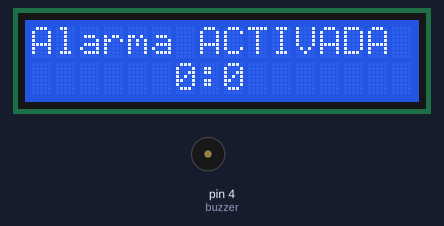
Bench run of a sketch on a simulated Arduino Uno, built with avr-gcc and run on an emulated ATmega328P. On the bench: 16×2 character LCD, buzzer (waves = sounding).

Above: at 0.1 s.
At 5.1 s:
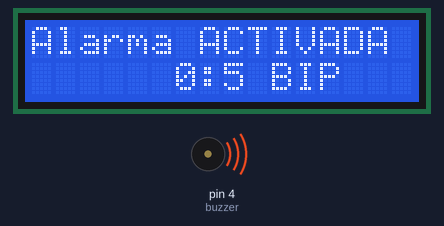
At 22.1 s:
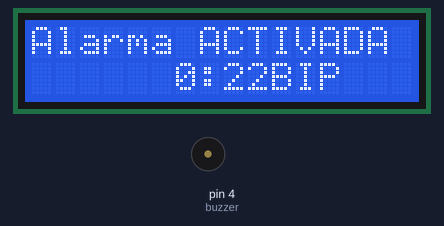
At 39.1 s:
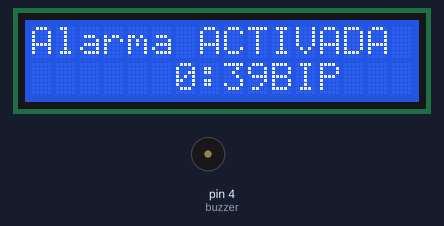
Timing chart, 0 to 40.0 s (numbered marks = the images above):
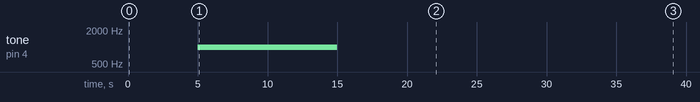

Measured:
- by itself, tone on pin 4 (buzzer): silent → 1000 Hz at 5.0 s, → silent 10.0 s later
- what the display in image 1 shows lasts 11.0 s, from 5.0 s to 16.0 s
- what the display in image 2 shows lasts 1.0 s, from 22.0 s to 23.0 s

The sketch:

temporizador-con-alarma.ino
```cpp
//Trabajo en Arduino UNO para Fundamentos de Organizacion de Computadoras
//Integrantes: Natan Fernandez de Castro - 2017105774
//             Yanina Contreras Blanco - 2017056034
//             David Valverde Villalobos - 2017121710

#include <LiquidCrystal.h> //Se incluye la libreria para la LCD
LiquidCrystal lcd(7, 8, 9, 10, 11, 12); //Se asignan los pines digitales en Arduino para la utilizacion de la LCD
const int buzzer = 4;          //Fijo el pin para el buzzer
String tope = "0:5";           //Esta es la variable donde el valor de ella es el que se utiliza para el inicio del sonido
void setup()
   {

       lcd.begin(16, 2);              // Fijo el numero de caracteres y filas
       lcd.print("Alarma ACTIVADA");  // Mensaje de impresion fijo en la lcd
       pinMode(buzzer, OUTPUT);       // Fijo pin 4 como salida del buzzer

   }
void loop()
    // Esta funcion se encarga del ciclo para el conteo del reloj
   {
       lcd.setCursor(6, 1);    // Mueve el cursor para trabajar con la fila de abajo en la posicion 6
       String s = reloj() ;    // Inicio una variable llamada s que a su vez llama a la funcion reloj
       lcd.print(s) ;
       if(s.equals(tope)){
        activar();
        //reiniciar contador
       }
   }
String reloj()
    // Esta funcion se encarga del planteo de como se va a hacer el conteo con las variables
   {
       int n = millis() / 1000 ;       // Se utiliza una funcion millis y se divide entre mil es lo hacer pasar a segundos
       int segundos = n % 60  ;        // Luego saco el residuo de sesenta de la variable n
       int minutos =  n / 60  ;        // Y por ultimo el valor que se necesita para la variable de minutos mediante la division

       String S = String(minutos) + ":" + String(segundos); //Aqui se acoplan las dos variables de segundos y minutos
       String tope = "0:5";
       return (S);

   }
void activar()
     // Funcion encargada de inicializar el buzzer para hacer sonido una vez que las variables de 'tope' y 's' coincidan
  {


        lcd.print(" BIP");   //Print de prueba para saber que la validacion en el ciclo se cumple y entra a esta funcion
        tone(buzzer, 1000); // Envio la señal
        delay(10000);       // duracion de 10 segundos
        noTone(buzzer);     // Para el sonido
        delay(1000);        // por un segundo


  }
```
